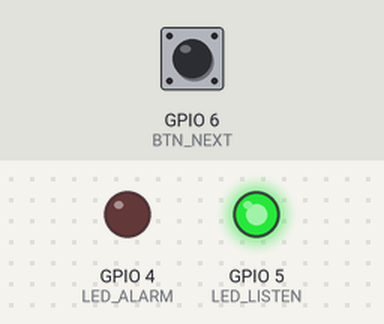
The sketch below on a simulated ESP32-S3. Parts: output pins drawn as LEDs (lit = HIGH). The inputs (shaded band) are chosen by the test bench; at power-on: GPIO 6 (BTN_NEXT) HIGH. What the sketch prints to the serial monitor is not drawn.

Above: at 1.4 s.
1.5 s: GPIO 6 (BTN_NEXT) pulled LOW for 3.2 s
At 6.7 s:
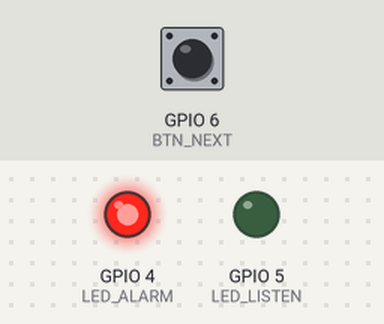
7.7 s: GPIO 6 (BTN_NEXT) pulled LOW for 1 s
At 8.7 s:
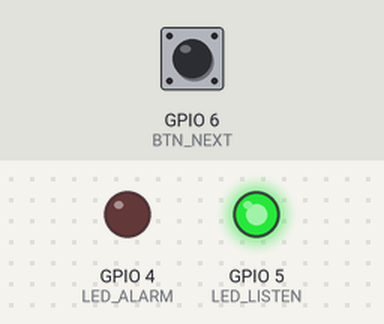
Timing chart, 0 to 10.7 s (numbered marks = the images above; inputs shaded):
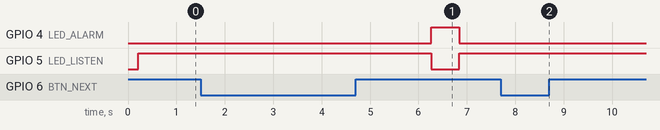

Measured:
- after the input at 7.7 s, GPIO 4 (LED_ALARM): stays LOW (without the input it goes to HIGH after 0.90 s); GPIO 5 (LED_LISTEN): stays HIGH (without the input it goes to LOW after 0.90 s)

The sketch:

sketch.ino
```cpp
// Ultrasonic gas-leak detector demo on ESP32-S3 (runs on a real board or in the Wokwi simulator).
//
// Plays recorded encoder spike streams (test clips exported from the Python pipeline) through the
// event-driven SNN in real time (1 time step = 1 ms) and shows the decision on two LEDs:
//   green  (GPIO 5) : listening, no leak         red (GPIO 4) : LEAK ALARM
//   button (GPIO 6) : skip to the next recording
// For every recording it prints over Serial:
//   * detection result and delay vs. the true leak onset
//   * max |logit(ESP32) - logit(PyTorch)| and whether the alarm time matches Python exactly
//   * measured compute time per 1 ms step, event-driven vs. the same network run frame-based (dense)
//     -> fraction of each millisecond the CPU is busy (the rest could be spent in light sleep)
#include <Arduino.h>
#include "leak_snn.h"
#include "test_streams.h"

const int LED_ALARM = 4, LED_LISTEN = 5, BTN_NEXT = 6;

LeakDetector det;
uint8_t active[SNN_N_IN];

// collect the input channels that spiked at step t; ev is sorted by time, encoded (t << 5) | channel
int gather(const SpikeStream& s, uint32_t& p, int t) {
  int n = 0;
  while (p < s.n_ev && (s.ev[p] >> 5) == t) active[n++] = s.ev[p++] & 31;
  return n;
}

bool skip_requested() {
  static uint32_t last = 0;
  if (digitalRead(BTN_NEXT) == LOW && millis() - last > 300) { last = millis(); return true; }
  return false;
}

// returns busy microseconds; real_time = pace at 1 step per ms and drive the LEDs
uint32_t run(const SpikeStream& s, bool dense, bool real_time, float& max_err) {
  det.reset();
  uint32_t p = 0, busy = 0, next = micros();
  max_err = 0.f;
  for (int t = 0; t < STREAM_T; t++) {
    uint32_t t0 = micros();
    int n = gather(s, p, t);
    bool alarm = det.step(active, n, dense);
    busy += micros() - t0;
    float err = fabsf(det.last_logit - s.ref_logit[t]);
    if (err > max_err) max_err = err;
    if (real_time) {
      digitalWrite(LED_ALARM, alarm); digitalWrite(LED_LISTEN, !alarm);
      if (alarm && det.alarm_t == t) Serial.printf("  !! LEAK ALARM at t = %d ms\n", t);
      if (skip_requested()) return busy;
      next += 1000;
      while ((int32_t)(micros() - next) < 0) {}
    }
  }
  return busy;
}

void setup() {
  Serial.begin(115200);
  pinMode(LED_ALARM, OUTPUT); pinMode(LED_LISTEN, OUTPUT); pinMode(BTN_NEXT, INPUT_PULLUP);
  delay(200);
  Serial.printf("\n=== Event-driven SNN gas-leak detector on %s @ %d MHz ===\n", ESP.getChipModel(), getCpuFrequencyMhz());
  Serial.printf("model: %s | threshold logit %.3f | K = %d ms | warm-up %d ms | %d recordings\n",
                SNN_SOURCE, SNN_TAU, SNN_K, SNN_WARMUP, N_STREAMS);
}

void loop() {
  int ok = 0;
  for (int i = 0; i < N_STREAMS; i++) {
    const SpikeStream& s = STREAMS[i];
    Serial.printf("\n[%d/%d] %s  (%u input events in %d ms)\n", i + 1, N_STREAMS, s.name, (unsigned)s.n_ev, STREAM_T);
    float err_ev, err_dense;
    uint32_t busy_ev = run(s, false, true, err_ev);
    SnnStats st = det.snn.stats;
    int alarm = det.alarm_t;
    uint32_t busy_dense = run(s, true, false, err_dense);
    digitalWrite(LED_ALARM, LOW); digitalWrite(LED_LISTEN, HIGH);

    bool correct = s.label ? (alarm >= s.onset_ms) : (alarm < 0);
    if (s.label && alarm >= s.onset_ms) Serial.printf("  leak onset %d ms -> detected after %d ms\n", s.onset_ms, alarm - s.onset_ms);
    else if (s.label && alarm >= 0)     Serial.printf("  leak onset %d ms -> FALSE ALARM before onset (t = %d ms)\n", s.onset_ms, alarm);
    else if (s.label)                   Serial.printf("  leak onset %d ms -> MISSED\n", s.onset_ms);
    else                                Serial.printf("  no leak -> %s\n", alarm < 0 ? "no alarm (correct)" : "FALSE ALARM");
    bool same = alarm == s.py_alarm_ms;
    ok += same;
    Serial.printf("  result %s | alarm time matches PyTorch: %s (py %d, esp %d) | max |logit diff| %.2e\n",
                  correct ? "CORRECT" : "WRONG", same ? "yes" : "NO", s.py_alarm_ms, alarm, err_ev);
    Serial.printf("  compute per 1 ms step: event-driven %.1f us (%.1f %% busy) | dense %.1f us (%.1f %% busy) | %.1fx less\n",
                  busy_ev / (float)STREAM_T, busy_ev / (10.f * STREAM_T), busy_dense / (float)STREAM_T,
                  busy_dense / (10.f * STREAM_T), busy_dense / (float)(busy_ev ? busy_ev : 1));
    Serial.printf("  spikes: in %u, L1 %u, L2 %u | synaptic ops %u (dense would use %u MACs)\n",
                  (unsigned)st.in_events, (unsigned)st.s1_spikes, (unsigned)st.s2_spikes, (unsigned)st.synops,
                  (unsigned)(STREAM_T * (SNN_N_IN * SNN_N_HID + SNN_N_HID * SNN_N_HID + SNN_N_HID)));
    delay(1500);
  }
  Serial.printf("\n=== %d/%d recordings match the PyTorch model exactly; replaying ===\n", ok, N_STREAMS);
  delay(3000);
}
```

leak_snn.h
```cpp
// Event-driven LeakSNN inference: a plain C++ port of gasleak/models.py::LeakSNN (no dependencies,
// runs on ESP32-S3 and on a PC).  Network: 32 spike inputs -> LIF(64) -> LIF(64) -> leaky readout.
//
// Neuron equations are the ones of snnTorch Leaky (reset by subtraction, delayed reset):
//     reset = mem_prev > thr;   mem = beta * mem_prev + I - reset * thr;   spike = mem > thr
// readout (reset "none"):  m3 = beta3 * m3 + I3;   logit = m3 + bias_out
//
// Event-driven: a fully connected layer only adds the weight columns of inputs that spiked in this
// time step (one accumulate per synaptic event), instead of a full matrix-vector product.
// step_dense() computes the same thing frame-based (all weights every step) for comparison.
#pragma once
#include <stdint.h>
#include <string.h>
#include "snn_weights.h"   // generated by export_firmware.py

struct SnnStats {
  uint32_t steps = 0, in_events = 0, s1_spikes = 0, s2_spikes = 0, synops = 0;
};

class LeakSNN {
 public:
  void reset() {
    memset(m1_, 0, sizeof m1_); memset(m2_, 0, sizeof m2_); m3_ = 0.f; stats = SnnStats();
  }

  // in: indices of the input channels that spiked at this step (n of them) -> logit of "leak present"
  float step(const uint8_t* in, int n) {
    float cur[SNN_N_HID];
    uint8_t a1[SNN_N_HID], a2[SNN_N_HID];
    memcpy(cur, SNN_B1, sizeof cur);
    for (int k = 0; k < n; k++) accumulate(cur, SNN_W1T[in[k]]);
    int n1 = lif(m1_, cur, SNN_BETA1, SNN_THR1, a1);
    memcpy(cur, SNN_B2, sizeof cur);
    for (int k = 0; k < n1; k++) accumulate(cur, SNN_W2T[a1[k]]);
    int n2 = lif(m2_, cur, SNN_BETA2, SNN_THR2, a2);
    float c3 = SNN_B3;
    for (int k = 0; k < n2; k++) c3 += SNN_W3[a2[k]];
    m3_ = SNN_BETA3 * m3_ + c3;
    stats.steps++; stats.in_events += n; stats.s1_spikes += n1; stats.s2_spikes += n2;
    stats.synops += (uint32_t)(n + n1) * SNN_N_HID + n2;
    return m3_ + SNN_BIAS_OUT;
  }

  // frame-based reference: every weight is used every step (multiply by 0/1 inputs)
  float step_dense(const uint8_t* in, int n) {
    float x[SNN_N_IN] = {0}, s1[SNN_N_HID], s2[SNN_N_HID], cur[SNN_N_HID];
    uint8_t a1[SNN_N_HID], a2[SNN_N_HID];
    for (int k = 0; k < n; k++) x[in[k]] = 1.f;
    matvec(cur, SNN_B1, &SNN_W1T[0][0], x, SNN_N_IN);
    int n1 = lif(m1_, cur, SNN_BETA1, SNN_THR1, a1);
    spikes_to_vec(s1, a1, n1);
    matvec(cur, SNN_B2, &SNN_W2T[0][0], s1, SNN_N_HID);
    int n2 = lif(m2_, cur, SNN_BETA2, SNN_THR2, a2);
    spikes_to_vec(s2, a2, n2);
    float c3 = SNN_B3;
    for (int j = 0; j < SNN_N_HID; j++) c3 += SNN_W3[j] * s2[j];
    m3_ = SNN_BETA3 * m3_ + c3;
    stats.steps++;
    return m3_ + SNN_BIAS_OUT;
  }

  SnnStats stats;

 private:
  static void accumulate(float* cur, const float* w) {
    for (int j = 0; j < SNN_N_HID; j++) cur[j] += w[j];
  }
  static void matvec(float* cur, const float* b, const float* wt, const float* x, int n_in) {
    memcpy(cur, b, SNN_N_HID * sizeof(float));
    for (int i = 0; i < n_in; i++)
      for (int j = 0; j < SNN_N_HID; j++) cur[j] += wt[i * SNN_N_HID + j] * x[i];
  }
  static void spikes_to_vec(float* s, const uint8_t* a, int n) {
    memset(s, 0, SNN_N_HID * sizeof(float));
    for (int k = 0; k < n; k++) s[a[k]] = 1.f;
  }
  static int lif(float* m, const float* cur, float beta, float thr, uint8_t* active) {
    int n = 0;
    for (int j = 0; j < SNN_N_HID; j++) {
      float r = m[j] > thr ? thr : 0.f;
      m[j] = beta * m[j] + cur[j] - r;
      if (m[j] > thr) active[n++] = (uint8_t)j;
    }
    return n;
  }
  float m1_[SNN_N_HID], m2_[SNN_N_HID], m3_ = 0.f;
};

// Alarm logic of gasleak/metrics.py: alarm when the logit stays above SNN_TAU for SNN_K consecutive
// steps, ignoring the first SNN_WARMUP steps (the encoder is still learning the noise floor).
class LeakDetector {
 public:
  void reset() { snn.reset(); t_ = 0; run_ = 0; alarm_t = -1; }
  bool step(const uint8_t* in, int n, bool dense = false) {
    last_logit = dense ? snn.step_dense(in, n) : snn.step(in, n);
    if (t_ >= SNN_WARMUP) run_ = last_logit > SNN_TAU ? run_ + 1 : 0;
    bool alarm = run_ >= SNN_K;
    if (alarm && alarm_t < 0) alarm_t = t_;
    t_++;
    return alarm;
  }
  LeakSNN snn;
  int alarm_t = -1;          // first alarm step (ms), -1 = none
  float last_logit = 0.f;

 private:
  int t_ = 0, run_ = 0;
};
```

Source omitted: snn_weights.h (98554 bytes), test_streams.h (180517 bytes)
